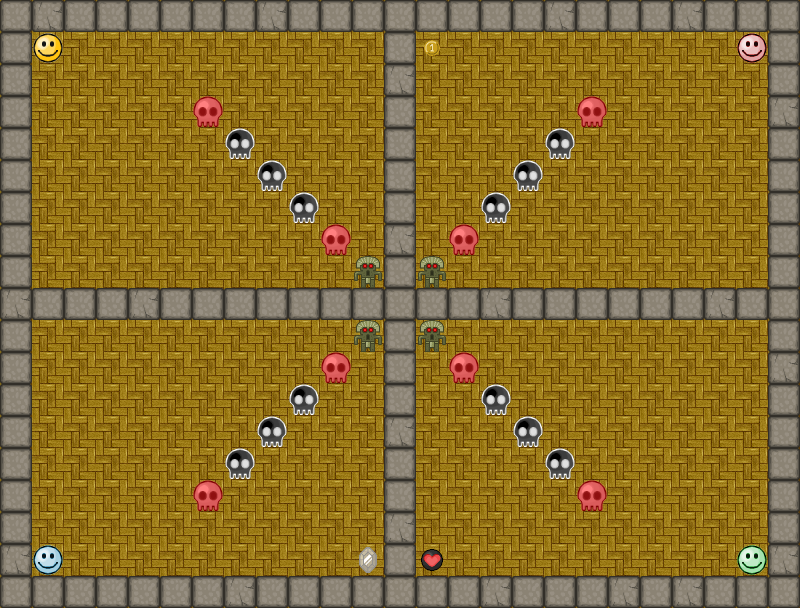

This is a level from a 2D game, rendered from its Tiled map with the project's own tilesets. A one-line summary and the map file follow, with tile-layer data summarised:
An orthogonal 25x19 tile map with 32x32 px tiles, 2 tile layers (background, map), 2 tilesets and 4 objects.

<map version="1.0" orientation="orthogonal" renderorder="right-down" width="25" height="19" tilewidth="32" tileheight="32" nextobjectid="5">
 <properties>
  <property name="type" value="classic" />
 </properties>
 <tileset firstgid="1" name="Sprite" tilewidth="32" tileheight="32" tilecount="64" columns="8">
  <image source="../../tileset/sprite.png" width="256" height="256" />
 </tileset>
 <tileset firstgid="65" name="Background" tilewidth="32" tileheight="32" tilecount="64" columns="8">
  <image source="../../tileset/background.png" width="256" height="256" />
 </tileset>
 <layer name="background" width="25" height="19">
  <data>[475 cells, 475 non-empty, 1 distinct tile ids]</data>
 </layer>
 <layer name="map" width="25" height="19">
  <data>[475 cells, 154 non-empty, 12 distinct tile ids]</data>
 </layer>
 <objectgroup name="teleporters">
  <object id="1" x="359" y="261">
   <polyline points="0,0 -318,293" />
  </object>
  <object id="2" x="361" y="328">
   <polyline points="0,0 383,226" />
  </object>
  <object id="3" x="426" y="328">
   <polyline points="0,0 321,-289" />
  </object>
  <object id="4" x="422" y="263">
   <polyline points="0,0 -384,-224" />
  </object>
 </objectgroup>
</map>
